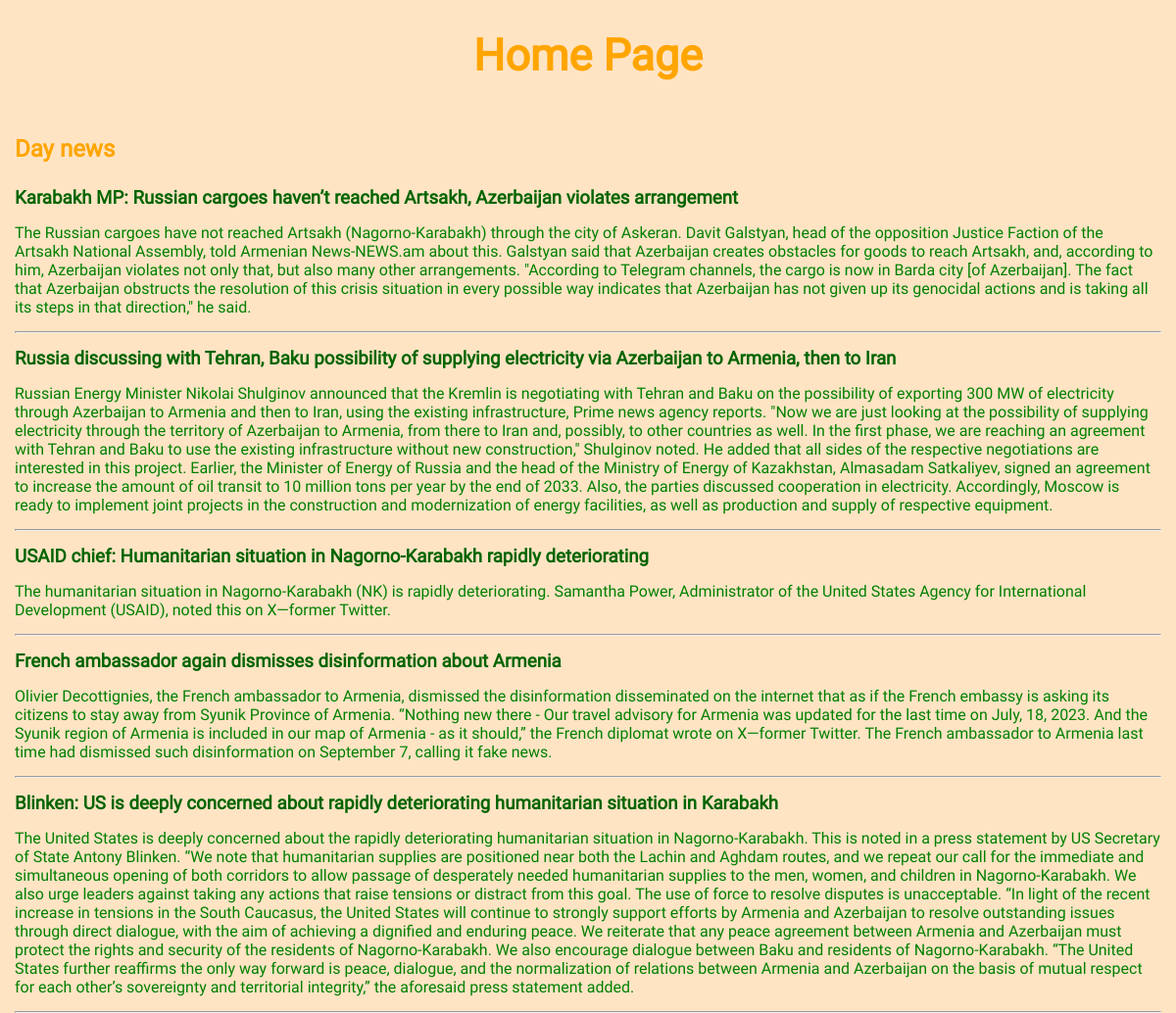
The page / on the database its author committed.
### tables this page shows
CREATE TABLE `news` (
  `id` int(11) NOT NULL,
  `title` text NOT NULL,
  `description` text NOT NULL
);

### application/controllers/MainController.php (called while the page is built, shortened)
<?php
class  MainController extends Controller {
    public function indexAction (){
        $result = $this->model->getNews();
        $vars = [
            "name" => "Home Page",
            "newsDay" => "Day news",
            "newsInfo" => $result
        ];
        $this->view->render("Home page", $vars);
    }
}
?>

### index.php (called while the page is built, shortened)
<?php
spl_autoload_register(function ($class){
   $path = str_replace('\\', '/', $class . ".php");
});
$router = new Router();
$router->run();

### application/lib/Db.php (called while the page is built, shortened)
<?php
class Db{
  protected $db;
  public function __construct(){
     $config= require "application/config/db.php";
      $this->db = new PDO('mysql:host='.$config['hostName'].';dbname='.$config['dbName'].'', $config['user'], $config['dbPassword']);
  }
    public function query($sql, $params = []) {
        $stmt = $this->db->prepare($sql);
        $stmt->execute();
        return $stmt;
    }
    public function row($sql, $params = []) {
        $result = $this->query($sql, $params);
        return $result->fetchAll(PDO::FETCH_ASSOC);
    }
}

### application/config/db.php (called while the page is built)
<?php
return [
    "hostName" => "localhost",
    "dbName" => "mvc-framework",
    "dbPassword" =>"",
    "user"=>"root"
];

### application/models/Main.php (called while the page is built, shortened)
<?php
 class Main extends Model{
   public function getNews(){
       $result = $this->db->row("SELECT * FROM news");
       return $result;
   }
}

### application/core/Model.php (called while the page is built, shortened)
<?php
abstract   class Model{
   public function __construct(){
       $this->db = new Db();
   }
}

### application/views/main/index.php (the view)
<div class="home-block"">
    <?="<h1 class='home-page-title fonts-Roboto'>$name</h1>" ?>
    <?="<h2 class='fonts-Roboto home-page-subtitle'>$newsDay</h2>" ?>
    <div class="news-block">
        <?php
        foreach ($newsInfo as $key => $value){
        ?>
            <h3 class="fonts-Roboto news-title"><?=$value["title"]?></h3>
            <p class="fonts-Roboto news-description"><?=$value["description"]?></p>
            <hr>
        <?php
        }
        ?>
    </div>
</div>

### application/core/Router.php (shortened to what this page needs)
<?php
class Router {
    protected $routes = [];
    protected $params = [];
    public function add($route, $params) {
        $this->routes[$route] = $params;
    }
    public function match() {
        $url = trim($_SERVER['REQUEST_URI'],'/');
        $url = parse_url($url, PHP_URL_PATH);
        foreach ($this -> routes as $route => $params) {
            if($route === $url){
                $this -> params = $params;
                return true;
            }
        }
        return false;
    }
    public function run(){
        if ($this->match()) {
            $path = '\application\controllers\\' . ucfirst($this->params["controller"]) . "Controller";
            if(class_exists($path)){
               $action = $this->params["action"]."Action";
               if(method_exists($path, $action)){
                    $controller = new $path($this->params);
                    $controller->$action();
               } else {
                   View::errorCode(404);
               }
            } else {
                View::errorCode(404);
            }
        } else {
            View::errorCode(403);
        }
    }
}

### application/core/View.php (shortened to what this page needs)
<?php
class View{
    public $path;
    public $layout = 'default';
  public function __construct($route){
     $this->path = $route["controller"] . '/' . $route["action"];
  }
  public function render($title, $vars = []){
      $path = 'application/views/' . $this->path . ".php";
      if(file_exists( $path)) {
          require $path;
          $content = ob_get_clean();
          require 'application/views/layouts/' . $this->layout . ".php";
      } else {
          echo "Not found view" . $this->path;
      }
  }
}

### application/views/layouts/default.php (shortened to what this page needs)
<!doctype html>
<html lang="en">
<head>
    <link rel="stylesheet" href="../../../css/style.css">
    <link rel="stylesheet" href="../../../css/login-register.css">
</head>
<body>
  <?php echo $content; ?>
</body>
</html>

### css/style.css (style rules this page uses)
* { padding: 0; margin: 0; }
body { background: bisque; }
.fonts-Roboto { font-family: Roboto-Reagular; }
.home-page-title { text-align: center; color: orange; font-size: 45px; padding: 30px 0; }
.home-page-subtitle { color: orange; padding: 25px 15px; }
.news-block { display: flex; flex-direction: column; row-gap: 15px; padding: 0 15px; }
.news-title { color: darkgreen; }
.news-description { color: green; }

### rows shown on the page
news: title "Karabakh MP: Russian cargoes haven’t reached Artsakh, Azerbaijan violates arrangement", description "The Russian cargoes have not reached Artsakh (Nagorno-Karabakh) through the city of Askeran. Davit Galstyan, head of the opposition Justice Faction of the Artsakh National Assembly, told Armenian News-NEWS.am about this. Galstyan said that Azerbaijan creates obstacles for goods to reach Artsakh, and, according to him, Azerbaijan violates not only that, but also many other arrangements. \"According to Telegram channels, the cargo is now in Barda city [of Azerbaijan]. The fact that Azerbaijan obstructs the resolution of this crisis situation in every possible way indicates that Azerbaijan has not given up its genocidal actions and is taking all its steps in that direction,\" he said."
news: title "Russia discussing with Tehran, Baku possibility of supplying electricity via Azerbaijan to Armenia, then to Iran", description "Russian Energy Minister Nikolai Shulginov announced that the Kremlin is negotiating with Tehran and Baku on the possibility of exporting 300 MW of electricity through Azerbaijan to Armenia and then to Iran, using the existing infrastructure, Prime news agency reports. \"Now we are just looking at the possibility of supplying electricity through the territory of Azerbaijan to Armenia, from there to Iran and, possibly, to other countries as well. In the first phase, we are reaching an agreement with Tehran and Baku to use the existing infrastructure without new construction,\" Shulginov noted. He added that all sides of the respective negotiations are interested in this project. Earlier, the…"
news: title "USAID chief: Humanitarian situation in Nagorno-Karabakh rapidly deteriorating", description "The humanitarian situation in Nagorno-Karabakh (NK) is rapidly deteriorating. Samantha Power, Administrator of the United States Agency for International Development (USAID), noted this on X—former Twitter."
news: title "French ambassador again dismisses disinformation about Armenia", description "Olivier Decottignies, the French ambassador to Armenia, dismissed the disinformation disseminated on the internet that as if the French embassy is asking its citizens to stay away from Syunik Province of Armenia. “Nothing new there - Our travel advisory for Armenia was updated for the last time on July, 18, 2023. And the Syunik region of Armenia is included in our map of Armenia - as it should,” the French diplomat wrote on X—former Twitter. The French ambassador to Armenia last time had dismissed such disinformation on September 7, calling it fake news."
news: title "Blinken: US is deeply concerned about rapidly deteriorating humanitarian situation in Karabakh", description "The United States is deeply concerned about the rapidly deteriorating humanitarian situation in Nagorno-Karabakh. This is noted in a press statement by US Secretary of State Antony Blinken. “We note that humanitarian supplies are positioned near both the Lachin and Aghdam routes, and we repeat our call for the immediate and simultaneous opening of both corridors to allow passage of desperately needed humanitarian supplies to the men, women, and children in Nagorno-Karabakh. We also urge leaders against taking any actions that raise tensions or distract from this goal. The use of force to resolve disputes is unacceptable. “In light of the recent increase in tensions in the South Caucasus,…"

### other values the page prints
$name "Home Page"
$newsDay "Day news"
